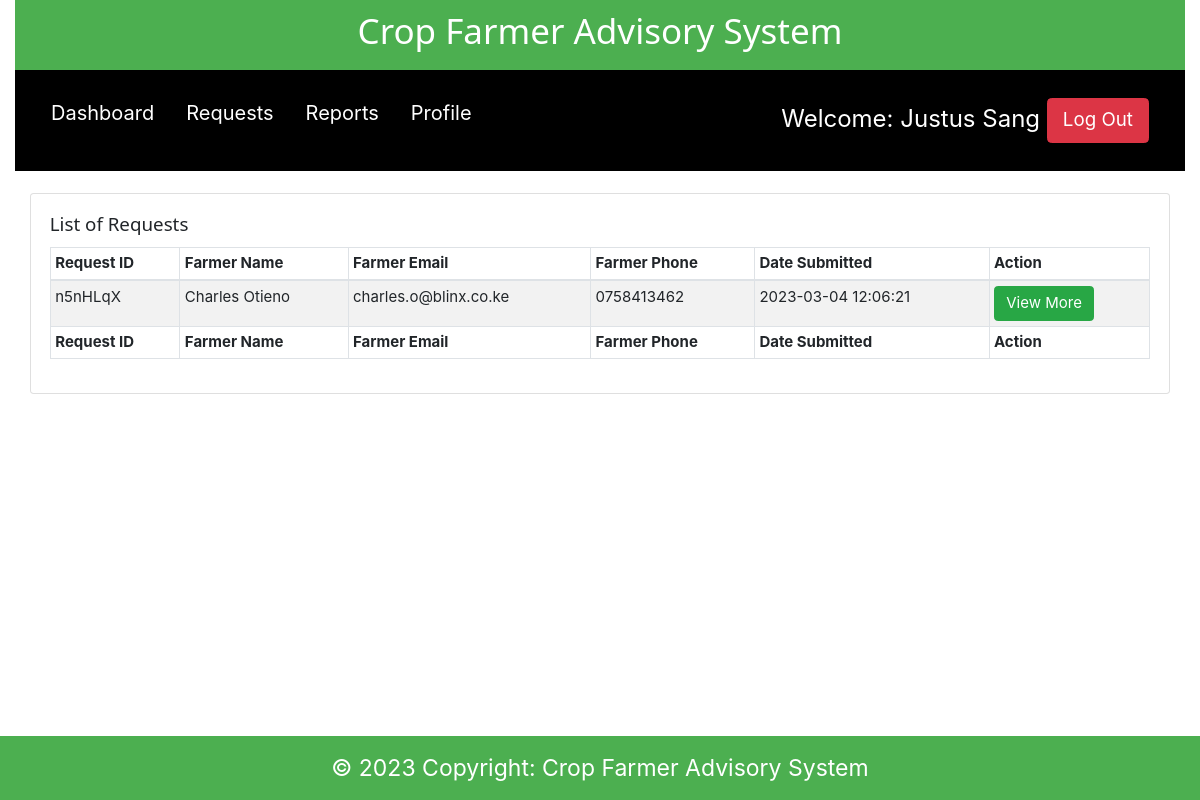
Page /admin/requests.php (signed in) on the committed database.
### tables this page shows
CREATE TABLE `farmer_request_advice_details` (
  `id` int(11) NOT NULL,
  `request_id` varchar(100) NOT NULL,
  `farmer_id` varchar(100) NOT NULL,
  `farm_id` varchar(100) NOT NULL,
  `crop_id` varchar(100) NOT NULL,
  `activity_id` varchar(100) NOT NULL,
  `short_description` varchar(800) NOT NULL,
  `date_of_activity` varchar(250) DEFAULT NULL,
  `date_added` datetime NOT NULL DEFAULT current_timestamp()
);

CREATE TABLE `request_response_details` (
  `id` int(11) NOT NULL,
  `request_id` varchar(100) NOT NULL,
  `officer_id` varchar(100) DEFAULT NULL,
  `response` varchar(255) NOT NULL DEFAULT 'No Response Yet. Check Later',
  `request_status` varchar(255) NOT NULL DEFAULT 'Pending',
  `date_added` datetime NOT NULL DEFAULT current_timestamp()
);

CREATE TABLE `farmer_details` (
  `id` int(11) NOT NULL,
  `farmer_id` varchar(40) NOT NULL,
  `farmer_fname` varchar(100) NOT NULL,
  `farmer_lname` varchar(100) NOT NULL,
  `farmer_email` varchar(50) NOT NULL,
  `farmer_phone` varchar(50) NOT NULL,
  `Gender` varchar(50) NOT NULL,
  `farmer_password` varchar(255) NOT NULL,
  `date_added` datetime NOT NULL DEFAULT current_timestamp()
);

### admin/requests.php (the view, shortened to what this page needs)
<?php
include 'connection.php';
$officer_id = $_SESSION['officerId'];
?>
<!DOCTYPE html>
<html>
<head>
    <?php
  include './components/header.php';
  ?>
</head>
<body>
    <div class="container-fluid">
        <?php
include './components/navbar.php';
?>
        <div class="page-wrapper">
            <div class="container-fluid">
                <div class="row">
                    <div class="col-12">
                        <div class="card">
                            <div class="card-body">
                                <h5 class="card-title">List of Requests</h5>
                                <table id="dtBasicExample" class="table table-striped table-bordered table-sm"
                                    cellspacing="0" width="100%">
                                    <thead>
                                        <tr>
                                            <th>Request ID</th>
                                            <th>Farmer Name</th>
                                            <th>Farmer Email</th>
                                            <th>Farmer Phone</th>
                                            <th>Date Submitted</th>
                                            <th>Action</th>
                                        </tr>
                                    </thead>
                                    <tbody>
                                        <?php
  if($officer_id){
      $data_fetch_query = "SELECT * FROM `farmer_request_advice_details`
      INNER JOIN request_response_details ON request_response_details.request_id = farmer_request_advice_details.request_id
      INNER JOIN farm_details ON farm_details.farm_id = farmer_request_advice_details.farm_id
      INNER JOIN crop_details ON crop_details.crop_id = farmer_request_advice_details.crop_id
      INNER JOIN county_details ON county_details.county_id = farm_details.farm_location
      INNER JOIN activity_details ON activity_details.activity_id = farmer_request_advice_details.activity_id
      INNER JOIN farmer_details ON farmer_details.farmer_id = farmer_request_advice_details.farmer_id
      WHERE request_response_details.request_status = 'Pending'
      ";
      $data_result = mysqli_query($db, $data_fetch_query);
      if ($data_result->num_rows > 0){
          while($row = $data_result->fetch_assoc()) {
              $req_id = $row['request_id'];
              $farmer_fname = $row['farmer_fname'];
              $farmer_lname = $row['farmer_lname'];
              $farmer_email = $row['farmer_email'];
              $farmer_phone= $row['farmer_phone'];
              $date_submitted = $row['date_added'];
              $status= $row['request_status'];
              $desc= $row['short_description'];
              $farm_id= $row['farm_id'];
              $farm_name= $row['farm_name'];
              $crop_id= $row['crop_id'];
              $crop_name= $row['crop_name'];
              $activity_id= $row['activity_id'];
              $activity_name= $row['activity_name'];
              $county_id= $row['farm_location'];
              $county_name= $row['county_name'];
      echo "<tr> <td>" .$req_id.  "</td>";
      echo "<td>" . $farmer_fname." ". $farmer_lname."</td>";
      echo "<td>" .$farmer_email."</td>";
      echo "<td>" .$farmer_phone."</td>";
      echo "<td>" .$date_submitted."</td>";
      echo "<td>
      <form method ='POST' action='connection.php'>
      <input  type='text' readonly hidden name='request_id' value='$req_id'>
      <input  type='text' readonly hidden name='fname' value='$farmer_fname'>
      <input  type='text' readonly hidden name='lname' value='$farmer_lname'>
      <input  type='text' readonly hidden name='farmer_mail' value='$farmer_email'>
      <input  type='text' readonly hidden name='farmer_phone' value='$farmer_phone'>
      <input  type='text' readonly hidden name='shrt_desc' value='$desc'>
      <input  type='text' readonly hidden name='req_status' value='$status'>
      <input  type='text' readonly hidden name='farm_id' value='$farm_id'>
      <input  type='text' readonly hidden name='farm_name' value='$farm_name'>
      <input  type='text' readonly hidden name='crop_id' value='$crop_id'>
      <input  type='text' readonly hidden name='crop_name' value='$crop_name'>
      <input  type='text' readonly hidden name='activity_id' value='$activity_id'>
      <input  type='text' readonly hidden name='activity_name' value='$activity_name'>
      <input  type='text' readonly hidden name='county_id' value='$county_id'>
      <input  type='text' readonly hidden name='county_name' value='$county_name'>
      <input type='submit' data-id= '$req_id' value='View More' name='view-request-btn' class='btn btn-success viewRequestBtn'>
      </form>
      </td> </tr>";
      }
      }else{
      echo "<td>"."No Requests Found"."</td>";
      }
      } else{
          echo "<td>"."No Data Found"."</td>";
      }
?>
                                    </tbody>
                                    <tfoot>
                                        <tr>
                                            <th>Request ID</th>
                                            <th>Farmer Name</th>
                                            <th>Farmer Email</th>
                                            <th>Farmer Phone</th>
                                            <th>Date Submitted</th>
                                            <th>Action</th>
                                        </tr>
                                    </tfoot>
                                </table>
                            </div>
                        </div>
                    </div>
                </div>
            </div>
        </div>
    </div>
    <?php
include './components/footer.php';
  ?>
</body>
</html>

### admin/css/w3css.css (style rules this page uses)
html { box-sizing:border-box }
*,*:before,*:after { box-sizing:inherit }
html { -ms-text-size-adjust:100%;-webkit-text-size-adjust:100% }
body { margin:0 }
button,input,select,textarea { font:inherit;margin:0 }
button,input { overflow:visible }
button,html [type=button],[type=reset],[type=submit] { -webkit-appearance:button }
html,body { font-family:Verdana,sans-serif;font-size:15px;line-height:1.5 }
html { overflow-x:hidden }
h1,h2,h3,h4,h5,h6,.w3-slim,.w3-wide { font-family:"Segoe UI",Arial,sans-serif }
h5 { font-size:18px }
h1,h2,h3,h4,h5,h6 { font-weight:400;margin:10px 0 }

### admin/css/style.css (style rules this page uses)
html { padding: 0; margin: 0; }

### rows in the picture
farmer_request_advice_details: request_response_details.request_id "n5nHLqX", farmer.farmer_fname "Charles", farmer.farmer_lname "Otieno", farmer.farmer_email "charles.o@blinx.co.ke", farmer.farmer_phone "0758413462", farmer.date_added "2023-03-04 12:06:21"

### other values in the picture
$name "Justus Sang"
